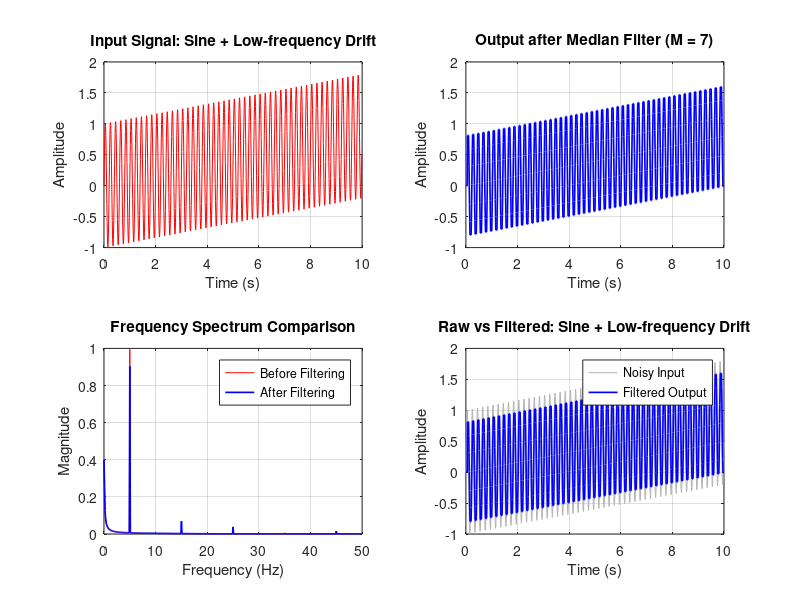

MATLAB code for this plot: (Note: this script raises an error after producing the figure.)

clc;
clear;
close all;

%% 1. INPUT SIGNAL
fs = 100;
t = 0:1/fs:9.99;
N = length(t);

rng(1);

% Case 1: Sine + Random Noise
s1 = sin(2*pi*1*t);
x1 = s1 + 0.25*randn(size(t));

% Case 2: Sine + High-frequency Noise
s2 = sin(2*pi*1*t);
x2 = s2 + 0.35*sin(2*pi*20*t);

% Case 3: Step + Random Noise
s3 = double(t >= 5);
x3 = s3 + 0.2*randn(size(t));

% Case 4: Sine + Spike Noise
s4 = sin(2*pi*1*t);
x4 = s4;
idx4 = [100 300 600 800];
x4(idx4) = x4(idx4) + [2 -2 2 -2];

% Case 5: Sine + Low-frequency Drift
s5 = sin(2*pi*5*t);
x5 = s5 + 0.8*(t/max(t));

% Case 6: Sine + High-frequency Noise + Spike Noise
s6 = sin(2*pi*1*t);
x6 = s6 + 0.25*sin(2*pi*20*t);
idx6 = [100 300 600 800];
x6(idx6) = x6(idx6) + [2 -2 2 -2];

% Store all signals
cleanSignals = [s1; s2; s3; s4; s5; s6];
inputSignals = [x1; x2; x3; x4; x5; x6];

signalNames = {
    'Sine + Random Noise'
    'Sine + High-frequency Noise'
    'Step + Random Noise'
    'Sine + Spike Noise'
    'Sine + Low-frequency Drift'
    'Sine + High-frequency Noise + Spike Noise'
};

%% 2. SELECT INPUT SIGNAL
fprintf('============================================\n');
fprintf('          Median Filter System\n');
fprintf('============================================\n');
fprintf('1. Sine + Random Noise\n');
fprintf('2. Sine + High-frequency Noise\n');
fprintf('3. Step + Random Noise\n');
fprintf('4. Sine + Spike Noise\n');
fprintf('5. Sine + Low-frequency Drift\n');
fprintf('6. Sine + High-frequency Noise + Spike Noise\n');

choice = input('Select signal (1-6): ');

if isempty(choice) || ~isscalar(choice) || ...
        ~isfinite(choice) || choice ~= floor(choice) || ...
        choice < 1 || choice > 6
    error('Please select a valid signal from 1 to 6.');
end

s = cleanSignals(choice,:);
x = inputSignals(choice,:);
signalName = signalNames{choice};

%% 3. MEDIAN FILTER
% Median Filter; window size M = 7
M = 7;
y = zeros(1,N);

for k = M:N
    y(k) = median(x(k-M+1:k));
end

%% 4. MSE CALCULATION
mseBefore = mean((x - s).^2);
mseAfter = mean((y - s).^2);

fprintf('\n========== MSE RESULTS ==========\n');
fprintf('Selected Signal: %s\n', signalName);
fprintf('MSE Before Filtering = %.6f\n', mseBefore);
fprintf('MSE After Filtering  = %.6f\n', mseAfter);

if mseAfter < mseBefore
    fprintf('Result: Median filter reduced the MSE.\n');
elseif mseAfter > mseBefore
    fprintf('Result: Median filter increased the MSE.\n');
else
    fprintf('Result: MSE remained unchanged.\n');
end
fprintf('=================================\n');

%% 5. FREQUENCY SPECTRUM
Xfft = fft(x);
Yfft = fft(y);

halfN = floor(N/2) + 1;
f = (0:halfN-1)*(fs/N);

Xmag = abs(Xfft(1:halfN))/N;
Ymag = abs(Yfft(1:halfN))/N;

% Convert to one-sided amplitude spectrum
if rem(N,2) == 0
    Xmag(2:end-1) = 2*Xmag(2:end-1);
    Ymag(2:end-1) = 2*Ymag(2:end-1);
else
    Xmag(2:end) = 2*Xmag(2:end);
    Ymag(2:end) = 2*Ymag(2:end);
end

%% 6. PLOT RESULTS
figure('Name','Median Filter System', ...
       'NumberTitle','off');

% Plot 1: Input Signal
subplot(2,2,1);
plot(t,x,'r');
grid on;
title(['Input Signal: ' signalName]);
xlabel('Time (s)');
ylabel('Amplitude');

% Plot 2: Filtered Output
subplot(2,2,2);
plot(t,y,'b','LineWidth',1.2);
grid on;
title('Output after Median Filter (M = 7)');
xlabel('Time (s)');
ylabel('Amplitude');

% Plot 3: Frequency Spectrum Comparison
subplot(2,2,3);
plot(f,Xmag,'r');
hold on;
plot(f,Ymag,'b','LineWidth',1.2);
hold off;
grid on;
title('Frequency Spectrum Comparison');
xlabel('Frequency (Hz)');
ylabel('Magnitude');
legend('Before Filtering','After Filtering');
xlim([0 fs/2]);

% Plot 4: Raw vs Filtered
subplot(2,2,4);
plot(t,x,'Color',[0.7 0.7 0.7]);
hold on;
plot(t,y,'b','LineWidth',1.2);
hold off;
grid on;
title(['Raw vs Filtered: ' signalName]);
xlabel('Time (s)');
ylabel('Amplitude');
legend('Noisy Input','Filtered Output', ...
       'Location','best');

sgtitle('Median Filter System');
